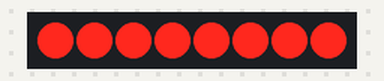
Recording of a sketch running on a simulated Arduino Uno, built with avr-gcc and run on an emulated ATmega328P. On the bench: 8 port-expander outputs drawn as a row of LEDs (first output left, lit = HIGH). Wiring (inferred from the names in the program): PCF8574 port expander at I2C address 0x38. Wiring (inferred from the signals the program sends): row of LEDs: on Q0, Q1, Q2, Q3, Q4, Q5, Q6, Q7.

Above: at 0.05 s.
At 3.75 s:
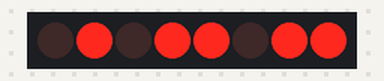
At 7.46 s:
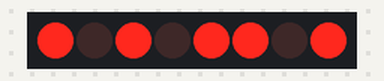
At 14.98 s:
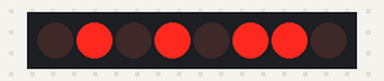
At 22.5 s:
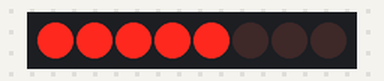
At 30.02 s:
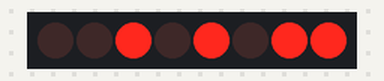
Timing chart, 0 to 33.4 s (numbered marks = the images above):
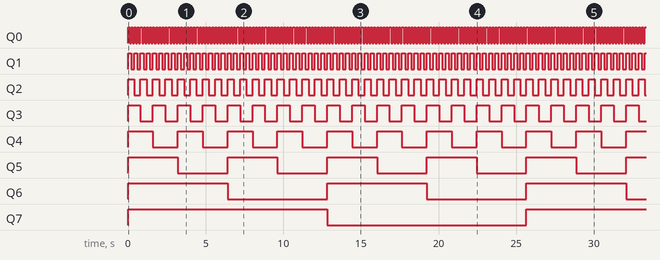

The sketch:

PCF8574.ino
```cpp
#include<Wire.h>

#define PCF8574A_ADDR 0x38
void setup() {
  // put your setup code here, to run once:
Wire.begin();
}

void loop() {
  // put your main code here, to run repeatedly:
unsigned char data;
for(data=0;data<256;data++)
  {
  Wire.beginTransmission(PCF8574A_ADDR);
  Wire.write(data);
  Wire.endTransmission();
  delay(100);
  }
}
```

Measured:
- by itself, Q0: alternates HIGH for 0.10 s and LOW for 0.10 s
- by itself, Q1: alternates HIGH for 0.20 s and LOW for 0.20 s
- by itself, Q2: alternates HIGH for 0.40 s and LOW for 0.40 s
- by itself, Q3: alternates HIGH for 0.80 s and LOW for 0.80 s
- by itself, Q4: alternates HIGH for 1.6 s and LOW for 1.6 s
- by itself, Q5: alternates HIGH for 3.2 s and LOW for 3.2 s
- by itself, Q6: alternates HIGH for 6.4 s and LOW for 6.4 s
- by itself, Q7: alternates HIGH for 12.8 s and LOW for 12.8 s
